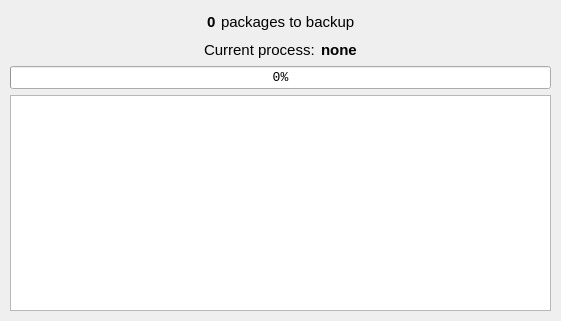
<?xml version="1.0" encoding="UTF-8"?>
<ui version="4.0">
 <class>BackupDialog</class>
 <widget class="QDialog" name="BackupDialog">
  <property name="windowModality">
   <enum>Qt::WindowModal</enum>
  </property>
  <property name="geometry">
   <rect>
    <x>0</x>
    <y>0</y>
    <width>561</width>
    <height>321</height>
   </rect>
  </property>
  <property name="minimumSize">
   <size>
    <width>561</width>
    <height>321</height>
   </size>
  </property>
  <property name="maximumSize">
   <size>
    <width>561</width>
    <height>321</height>
   </size>
  </property>
  <property name="windowTitle">
   <string>Process packages</string>
  </property>
  <widget class="QWidget" name="verticalLayoutWidget">
   <property name="geometry">
    <rect>
     <x>10</x>
     <y>10</y>
     <width>541</width>
     <height>301</height>
    </rect>
   </property>
   <layout class="QVBoxLayout" name="verticalLayout">
    <item>
     <layout class="QHBoxLayout" name="horizontalLayout">
      <property name="spacing">
       <number>5</number>
      </property>
      <property name="topMargin">
       <number>2</number>
      </property>
      <property name="bottomMargin">
       <number>2</number>
      </property>
      <item>
       <spacer name="horizontalSpacer">
        <property name="orientation">
         <enum>Qt::Horizontal</enum>
        </property>
        <property name="sizeHint" stdset="0">
         <size>
          <width>40</width>
          <height>20</height>
         </size>
        </property>
       </spacer>
      </item>
      <item>
       <widget class="QLabel" name="pkgs_count">
        <property name="sizePolicy">
         <sizepolicy hsizetype="Fixed" vsizetype="Preferred">
          <horstretch>0</horstretch>
          <verstretch>0</verstretch>
         </sizepolicy>
        </property>
        <property name="font">
         <font>
          <pointsize>11</pointsize>
          <weight>75</weight>
          <bold>true</bold>
         </font>
        </property>
        <property name="text">
         <string>0</string>
        </property>
       </widget>
      </item>
      <item>
       <widget class="QLabel" name="label_2">
        <property name="font">
         <font>
          <pointsize>11</pointsize>
         </font>
        </property>
        <property name="text">
         <string>packages to backup</string>
        </property>
       </widget>
      </item>
      <item>
       <spacer name="horizontalSpacer_2">
        <property name="orientation">
         <enum>Qt::Horizontal</enum>
        </property>
        <property name="sizeHint" stdset="0">
         <size>
          <width>40</width>
          <height>20</height>
         </size>
        </property>
       </spacer>
      </item>
     </layout>
    </item>
    <item>
     <layout class="QHBoxLayout" name="horizontalLayout_2">
      <property name="topMargin">
       <number>0</number>
      </property>
      <item>
       <spacer name="horizontalSpacer_3">
        <property name="orientation">
         <enum>Qt::Horizontal</enum>
        </property>
        <property name="sizeHint" stdset="0">
         <size>
          <width>40</width>
          <height>20</height>
         </size>
        </property>
       </spacer>
      </item>
      <item>
       <widget class="QLabel" name="label_3">
        <property name="font">
         <font>
          <pointsize>11</pointsize>
         </font>
        </property>
        <property name="text">
         <string>Current process:</string>
        </property>
       </widget>
      </item>
      <item>
       <widget class="QLabel" name="curr_process">
        <property name="sizePolicy">
         <sizepolicy hsizetype="Fixed" vsizetype="Preferred">
          <horstretch>0</horstretch>
          <verstretch>0</verstretch>
         </sizepolicy>
        </property>
        <property name="font">
         <font>
          <pointsize>11</pointsize>
          <weight>75</weight>
          <bold>true</bold>
         </font>
        </property>
        <property name="text">
         <string>none</string>
        </property>
       </widget>
      </item>
      <item>
       <spacer name="horizontalSpacer_4">
        <property name="orientation">
         <enum>Qt::Horizontal</enum>
        </property>
        <property name="sizeHint" stdset="0">
         <size>
          <width>40</width>
          <height>20</height>
         </size>
        </property>
       </spacer>
      </item>
     </layout>
    </item>
    <item>
     <widget class="QProgressBar" name="progressBar">
      <property name="font">
       <font>
        <family>Consolas</family>
        <pointsize>10</pointsize>
       </font>
      </property>
      <property name="value">
       <number>0</number>
      </property>
      <property name="invertedAppearance">
       <bool>false</bool>
      </property>
     </widget>
    </item>
    <item>
     <widget class="QTextEdit" name="out">
      <property name="font">
       <font>
        <family>Consolas</family>
        <pointsize>10</pointsize>
       </font>
      </property>
      <property name="styleSheet">
       <string notr="true"/>
      </property>
      <property name="readOnly">
       <bool>true</bool>
      </property>
     </widget>
    </item>
   </layout>
  </widget>
 </widget>
 <resources/>
 <connections/>
</ui>
